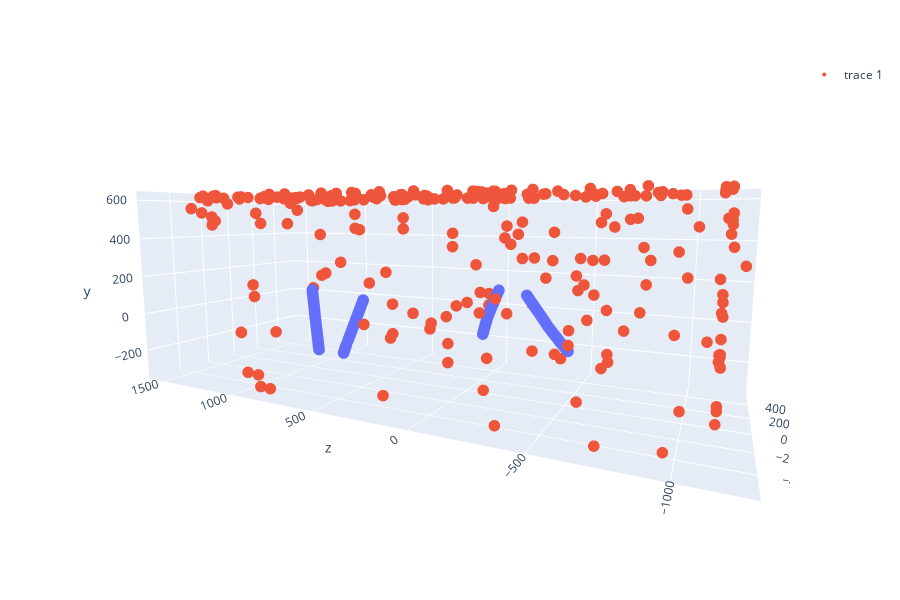

Notebook code cell kept with this figure:
### Code cell
fig = px.scatter_3d(data_frame=evt, x="x", y="z", z="y", width=900, height=600)
fig.add_scatter3d(mode="markers", x=crthits.x, y=crthits.z, z=crthits.y)
# fig2 = px.scatter_3d(sel, x=sel["hits0.tp.z"], y=sel["hits0.tp.x"], z=sel["hits0.tp.y"], color=sel["hits0.dqdx"])
# range_x=[-358.49, 358.49], range_y=[-894.95, 894.95], range_z=[-181.86, 134.96]

fig.update_traces(marker={'size': 4})

fig.show()

### Figure 1 — Plotly figure (JSON) as saved in the notebook; plotly's stock layout.template omitted (floating-point values rounded to 4 significant figures; data arrays with more than 128 entries replaced by an {"elided": "..."} marker saying what was removed)
{"data": [{"hovertemplate": "x=%{x}<br>z=%{y}<br>y=%{z}<extra></extra>", "legendgroup": "", "marker": {"color": "#636efa", "size": 4, "symbol": "circle"}, "mode": "markers", "name": "", "scene": "scene", "showlegend": false, "type": "scatter3d", "x": {"elided": "3503 float values"}, "y": {"elided": "3503 float values"}, "z": {"elided": "3503 float values"}}, {"marker": {"size": 4}, "mode": "markers", "type": "scatter3d", "x": {"elided": "273 float values"}, "y": {"elided": "273 float values"}, "z": {"elided": "273 float values"}}], "layout": {"height": 600, "legend": {"tracegroupgap": 0}, "margin": {"t": 60}, "scene": {"aspectmode": "auto", "aspectratio": {"x": 0.7898, "y": 1.905, "z": 0.6648}, "camera": {"center": {"x": 0, "y": 0, "z": 0}, "eye": {"x": -1.653, "y": -0.8451, "z": 0.2467}, "projection": {"type": "perspective"}, "up": {"x": 0, "y": 0, "z": 1}}, "domain": {"x": [0, 1], "y": [0, 1]}, "xaxis": {"title": {"text": "x"}, "type": "linear"}, "yaxis": {"title": {"text": "z"}, "type": "linear"}, "zaxis": {"title": {"text": "y"}, "type": "linear"}}, "width": 900}}
